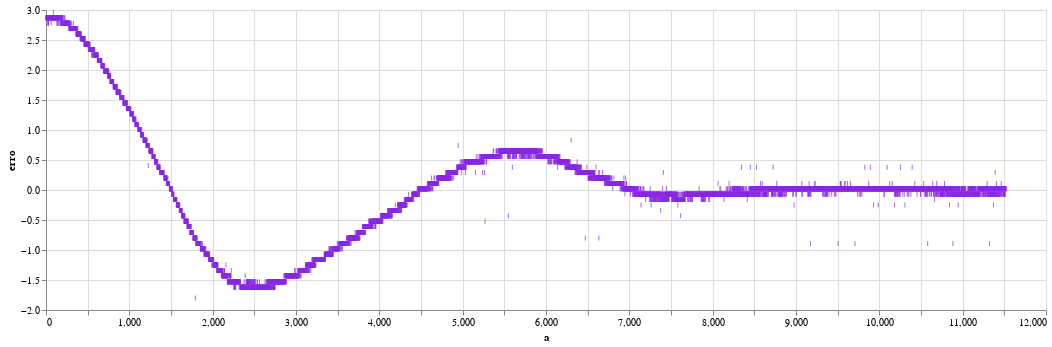

Notebook source saved alongside this figure:
### Code cell
alt.Chart(data).mark_tick(color = "blueviolet").encode(
    alt.X("a"),
    alt.Y("erro"),
    tooltip = ["erro"]
).properties(
    width = 1000
)

### Figure 1 — Vega-Lite specification as saved in the notebook (floating-point values rounded to 4 significant figures; data arrays with more than 128 entries replaced by an {"elided": "..."} marker saying what was removed)
{"config": {"view": {"continuousWidth": 300, "continuousHeight": 300}}, "data": {"name": "data-2b51708aa04f1eaa5a85d45debcf5593"}, "mark": {"type": "tick", "color": "blueviolet"}, "encoding": {"tooltip": [{"field": "erro", "type": "quantitative"}], "x": {"field": "a", "type": "quantitative"}, "y": {"field": "erro", "type": "quantitative"}}, "width": 1000, "$schema": "https://vega.github.io/schema/vega-lite/v5.20.1.json", "datasets": {"data-2b51708aa04f1eaa5a85d45debcf5593": {"elided": "11520 records"}}}
